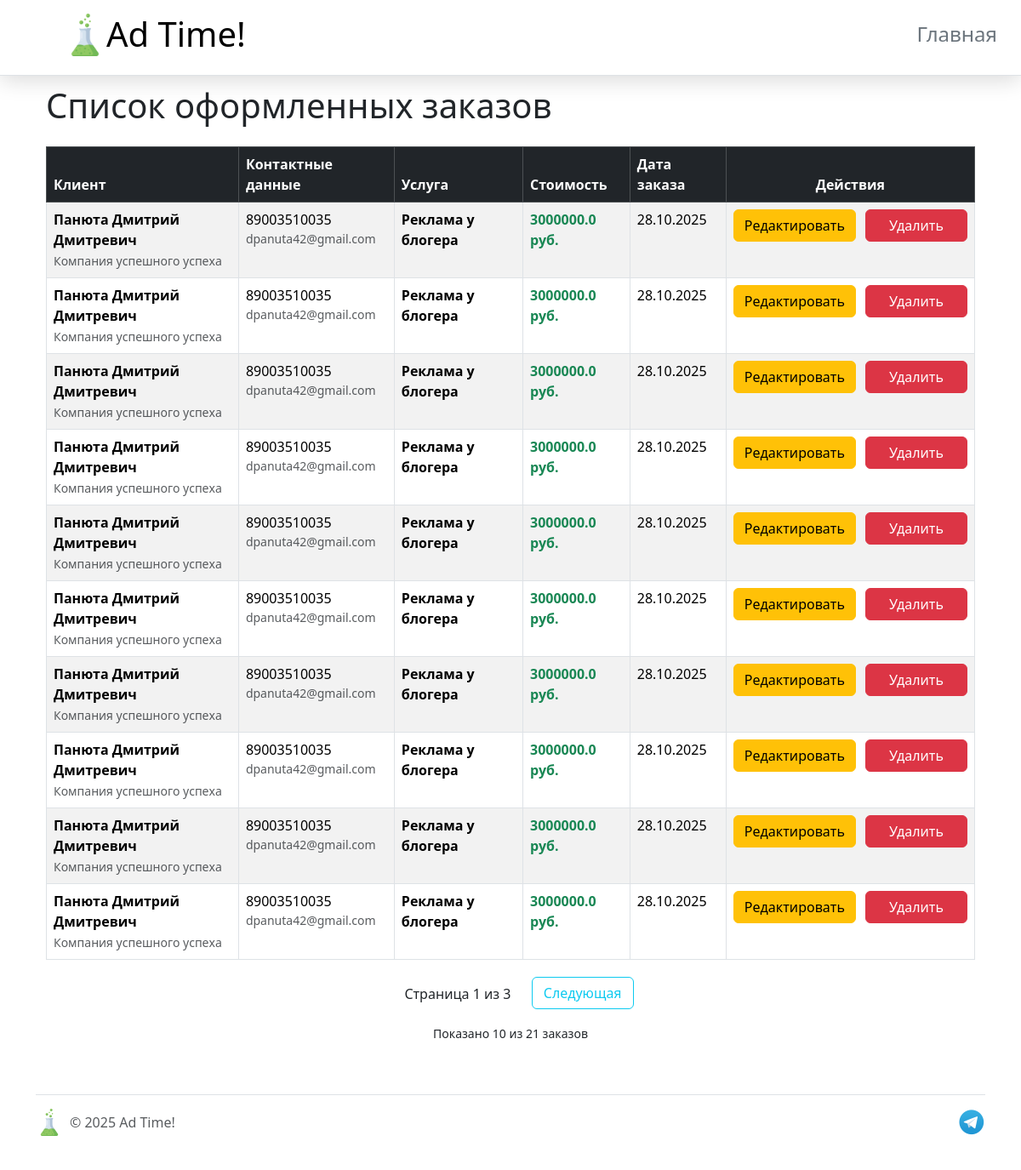
Screenshot of /list-orders with the database file from the repository.
### models.py (models this page shows, shortened)
class Order(db.Model):
    __tablename__ = 'orders'
    id = db.Column(db.Integer, primary_key=True)
    customer_id = db.Column(db.Integer, db.ForeignKey(
        'customers.id'), nullable=False)
    service_id = db.Column(db.Integer, db.ForeignKey(
        'services.id'), nullable=False)
    order_date = db.Column(db.Date, nullable=False)
    customer = db.relationship('Customer', backref='orders')
    service = db.relationship('Service', backref='orders')

class Customer(db.Model):
    __tablename__ = 'customers'
    id = db.Column(db.Integer, primary_key=True)
    name = db.Column(db.String(125), nullable=False)
    date_of_birth = db.Column(db.Date)
    phone_number = db.Column(
        db.String(11), nullable=False, unique=True)
    email = db.Column(db.String(100))
    company = db.Column(db.String(100))

class Service(db.Model):
    __tablename__ = 'services'
    id = db.Column(db.Integer, primary_key=True)
    service_name = db.Column(db.String(125), nullable=False)
    description = db.Column(db.Text(1000))
    price = db.Column(db.Float(), nullable=False, default='0')

### app.py (the view)
@app.route('/list-orders')
def list_orders():
    page = request.args.get('page', 1, type=int)
    orders = Order.query.paginate(
        page=page,
        per_page=10,
        error_out=False
    )
    app.logger.info(
        f"The page with orders has been loaded. Page {page}, total pages: {orders.pages}")
    return render_template('list_orders.html', orders=orders)

### templates/list_orders.html (shortened to what this page needs)
{% extends 'base.html' %}
{% block content %}
<div class="container">
    <h1 class="mb-4">Список оформленных заказов</h1>
    {% if orders %}
    <table class="table mt-4 table-bordered table-striped table-hover">
        <thead class="table-dark">
            <tr>
                <th>Клиент</th>
                <th>Контактные данные</th>
                <th>Услуга</th>
                <th>Стоимость</th>
                <th>Дата заказа</th>
                <th class="text-center">Действия</th>
            </tr>
        </thead>
        <tbody>
            {% for order in orders %}
            <tr>
                <td>
                    <b>{{ order.customer.name }}</b>
                    {% if order.customer.company %}
                    <br><small class="text-muted">{{ order.customer.company }}</small>
                    {% endif %}
                </td>
                <td>
                    <div>{{ order.customer.phone_number }}</div>
                    <div class="text-muted small">{{ order.customer.email or 'Email не указан' }}</div>
                </td>
                <td>
                    <strong>{{ order.service.service_name }}</strong>
                </td>
                <td>
                    <span class="fw-bold text-success">{{ order.service.price }} руб.</span>
                </td>
                <td>
                    {{ order.order_date.strftime('%d.%m.%Y') }}
                </td>
                <td class="text-center">
                    <div class="btn-group" role="group">
                        <a href="{{ url_for('update_order', order_id=order.id) }}" class="btn btn-warning rounded">Редактировать</a>
                        <a href="{{ url_for('delete_order', order_id=order.id) }}"
                        class="btn btn-danger rounded"
                        onclick="return confirm('Вы уверены, что хотите удалить этот заказ?')">Удалить</a>
                </div>
                </td>
            </tr>
            {% endfor %}
        </tbody>
    </table>
    <div style="margin-top: 20px; text-align: center;">
        <span style="position: relative;margin: 0 20px; top: -5px">Страница {{ orders.page }} из {{ orders.pages }}</span>
        {% if orders.has_next %}
            <a href="{{ url_for('list_orders', page=orders.next_num) }}" class="btn btn-outline-info">Следующая</a>
        {% endif %}
    </div>
    <p style="text-align: center">
        <small>Показано {{ orders.items|length }} из {{ orders.total }} заказов</small>
    </p>
    {% else %}
    <div class="alert alert-info mt-4">
        <p class="mb-0">На данный момент нет оформленных заказов. <a href="{{ url_for('add_order') }}" class="alert-link">Оформить первый заказ</a>.</p>
    </div>
    {% endif %}
</div>
{% endblock %}

### static/css/main.css (style rules this page uses)
body { margin: 0; padding: 0; }
.btn { margin-bottom: 16px; }
.btn-group { display: flex; justify-content: center; gap: 12px; }
.btn { padding: 8px 16px; font-size: 1rem; min-width: 120px; }

### rows the page displays
Order: customer.name "Панюта Дмитрий Дмитревич", customer.company "Компания успешного успеха", customer.phone_number "89003510035", customer "dpanuta42@gmail.com", service.service_name "Реклама у блогера", service.price "3000000.0", order_date "28.10.2025"
Order: customer.name "Панюта Дмитрий Дмитревич", customer.company "Компания успешного успеха", customer.phone_number "89003510035", customer "dpanuta42@gmail.com", service.service_name "Реклама у блогера", service.price "3000000.0", order_date "28.10.2025"
Order: customer.name "Панюта Дмитрий Дмитревич", customer.company "Компания успешного успеха", customer.phone_number "89003510035", customer "dpanuta42@gmail.com", service.service_name "Реклама у блогера", service.price "3000000.0", order_date "28.10.2025"
Order: customer.name "Панюта Дмитрий Дмитревич", customer.company "Компания успешного успеха", customer.phone_number "89003510035", customer "dpanuta42@gmail.com", service.service_name "Реклама у блогера", service.price "3000000.0", order_date "28.10.2025"
Order: customer.name "Панюта Дмитрий Дмитревич", customer.company "Компания успешного успеха", customer.phone_number "89003510035", customer "dpanuta42@gmail.com", service.service_name "Реклама у блогера", service.price "3000000.0", order_date "28.10.2025"
Order: customer.name "Панюта Дмитрий Дмитревич", customer.company "Компания успешного успеха", customer.phone_number "89003510035", customer "dpanuta42@gmail.com", service.service_name "Реклама у блогера", service.price "3000000.0", order_date "28.10.2025"
Order: customer.name "Панюта Дмитрий Дмитревич", customer.company "Компания успешного успеха", customer.phone_number "89003510035", customer "dpanuta42@gmail.com", service.service_name "Реклама у блогера", service.price "3000000.0", order_date "28.10.2025"
Order: customer.name "Панюта Дмитрий Дмитревич", customer.company "Компания успешного успеха", customer.phone_number "89003510035", customer "dpanuta42@gmail.com", service.service_name "Реклама у блогера", service.price "3000000.0", order_date "28.10.2025"
Order: customer.name "Панюта Дмитрий Дмитревич", customer.company "Компания успешного успеха", customer.phone_number "89003510035", customer "dpanuta42@gmail.com", service.service_name "Реклама у блогера", service.price "3000000.0", order_date "28.10.2025"
Order: customer.name "Панюта Дмитрий Дмитревич", customer.company "Компания успешного успеха", customer.phone_number "89003510035", customer "dpanuta42@gmail.com", service.service_name "Реклама у блогера", service.price "3000000.0", order_date "28.10.2025"

### other values shown
{{ orders.page }} "1"
{{ orders.pages }} "3"
{{ orders.items|length }} "10"
{{ orders.total }} "21"
